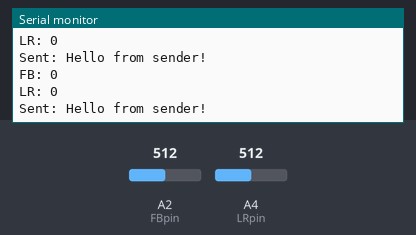
A program run on a simulated Arduino Nano, built with avr-gcc and run on an emulated ATmega328P. On the bench: the last lines printed to the serial monitor. The inputs (shaded band) are chosen by the test bench; at power-on: A2 (FBpin) = 512, A4 (LRpin) = 512.

Above: at 1.2 s.
1.3 s: A2 (FBpin) set to 328
At 2.3 s:
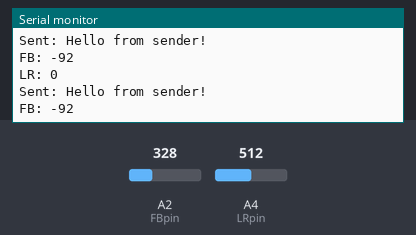
2.8 s: A2 (FBpin) set to 298
At 3.5 s:
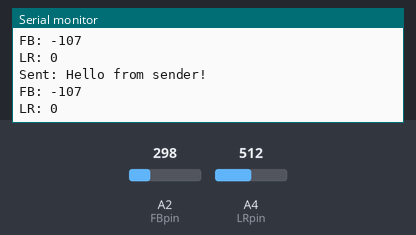
5.8 s: A4 (LRpin) set to 501
At 6.6 s:
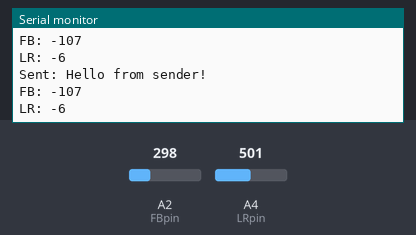
7.3 s: A4 (LRpin) set to 696
At 8.4 s:
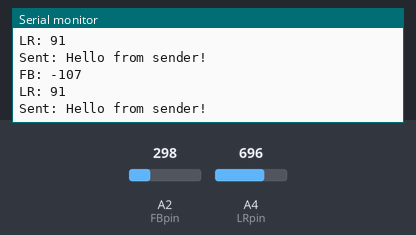
8.8 s: A4 (LRpin) set to 730
At 9.9 s:
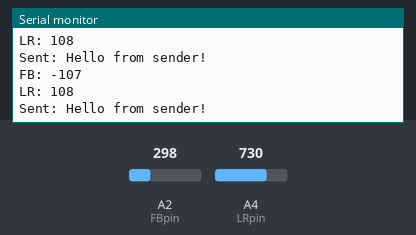
Timing chart, 0 to 11.8 s (numbered marks = the images above; inputs shaded):
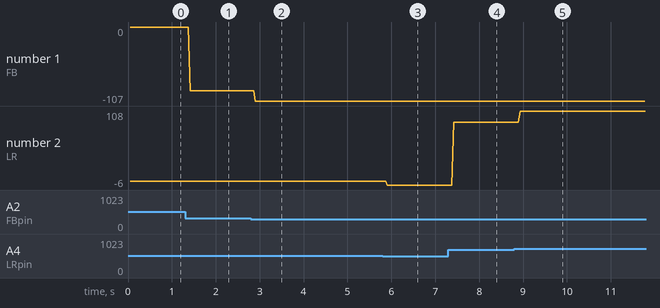

Measured:
- the behaviour switches between 313 and 312 on A2 (FBpin) (found by bisection; images 1 and 2)
- after the input at 1.3 s, the serial monitor: prints a new line after 0.12 s (image 1)
- after the input at 2.8 s, the serial monitor: prints a new line after 0.10 s (image 2)
- after the input at 5.8 s, the serial monitor: prints a new line after 0.11 s (image 3)
- after the input at 7.3 s, the serial monitor: prints a new line after 0.12 s (image 4)
- after the input at 8.8 s, the serial monitor: prints a new line after 0.13 s (image 5)
- plotted number 1: 0 → -92 after the input at 1.3 s, -92 → -107 after the input at 2.8 s
- plotted number 2: 0 → -6 after the input at 5.8 s, -6 → 91 after the input at 7.3 s, 91 → 108 after the input at 8.8 s

The program:

main.cpp
```cpp
#include <Arduino.h>
#include <SoftwareSerial.h>

SoftwareSerial hc12(9, 8); // RX, TX (підключено до TX и RX HC-12)

const int LRpin = A4;
const int FBpin = A2;

int LR = 0;
int FB = 0;

void setup() {
  Serial.begin(9600);     // Монітор порта
  hc12.begin(9600);       // HC-12
  Serial.println("Sender launched.");
}

void loop(){

  LR = map(analogRead(LRpin), 0, 1023, -255, 255);
  FB = map(analogRead(FBpin), 0, 1023, -255, 255);

  String dataToSend = String(FB) + "," + String(LR);

  String message = "Hello from sender!";
  hc12.println(String(dataToSend));
  Serial.println("Sent: " + message);
  Serial.println("FB: " + String(FB));
  Serial.println("LR: " + String(LR));
}
```
